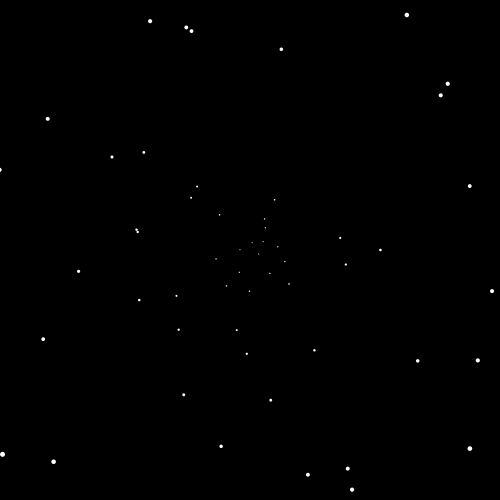
Frame 1 (no input)
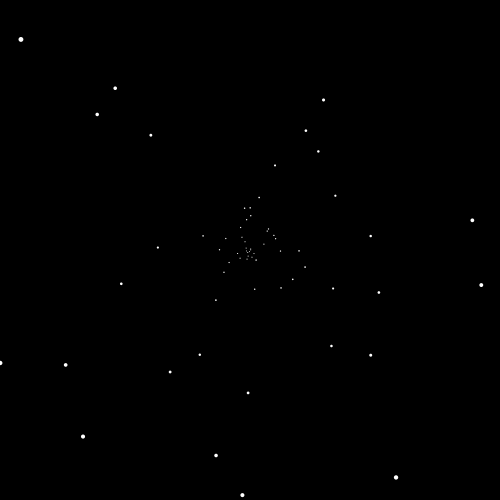
Frame 60 (the mouse pressed at the canvas centre just before this capture)
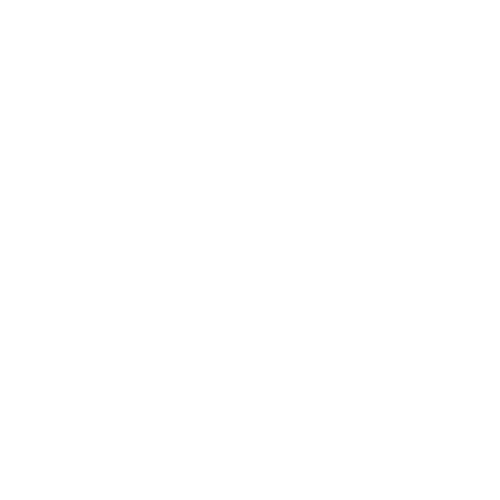
Frame 120 (the mouse held since frame 60 and released just before this capture)

The Processing sketch that drew these frames (run headless with seeded random() and noise(); from frame 60 on, the mouse is pressed at the canvas centre):

// Processing sketch: processing_42347
// ── processing_42347.pde

//declaration
Ball myBall;
int timer = 0;
Boolean screenSaver = true;
//moving balls with oop

int NUM_BALLS = 90;

//create an empty array
//called myBalls
//that contain NUM_BALLS objects of
//the class Ball
Ball[] myBalls = new Ball[NUM_BALLS];

void setup()
{
  size(500, 500);
  smooth();
  noStroke();
  background(0);

  //create an instance
  /*
  myBall = new Ball();
  myBall2 = new Ball();
  myBall2.speedX = -1;
  */

  //population

  for (int i = 0; i<NUM_BALLS;i++)
  {
    rotate(random(2*PI));
    myBalls[i] = new Ball();
    myBalls[i].posX = random(0,width);
    myBalls[i].posY = 0;
    myBalls[i].myDiameter = myBalls[i].posX/180.0;
    myBalls[i].speedX = myBalls[i].posX/250;
    myBalls[i].update();
  }


  
}

void draw()
{
  if (screenSaver)
  {
    background(0);
  }
  fill(255);
  //myBalls[i].myDiameter = 3 + myBalls[i].posX/180.0;
  //myBalls[i].speedX = 1 + myBalls[i].posX/140.0;
  
  //myBall.update();
  

  //cos waves
  /*
  for(int i = 0; i<NUM_BALLS;i++)
   {
   myBalls[i].update();
   myBalls[i].posY += cos(frameCount/20.0);
   }
   */
   

  for (int i = 0; i<NUM_BALLS;i++)
  {
    pushMatrix();
      translate(250,250);
      rotate(i);
      myBalls[i].myDiameter = 1 + myBalls[i].posX/80.0;
      myBalls[i].speedX = 1 + myBalls[i].posX/120.0;
      myBalls[i].update();
    popMatrix();
  }
  
  //object.method
  /*fill(255);
   myBall.posY = 250 + 100*cos(frameCount/20.0);
   myBall2.posY = 250 + 100*sin(frameCount/20.0);
   myBall.update();
   fill(255,0,0);
   myBall2.update();
   */
   if ((mouseX != pmouseX) | (mouseY != pmouseY))
  {
   background(255);
   screenSaver = false;
   timer = 0;
  }
  timer += 1;
  if (timer > 120)
  {
   screenSaver = true; 
  }
}

class Ball
{
  //properties
  float myDiameter = 10;
  float posX = 250;
  float posY = 250;
  float speedX = 1;

  //method
  void update()
  {
    ellipse(posX, posY, myDiameter, myDiameter);
    posX += speedX;
    if (posX > width+myDiameter)
    {
      posX = - myDiameter/2.0;
    }
  }
  
}
